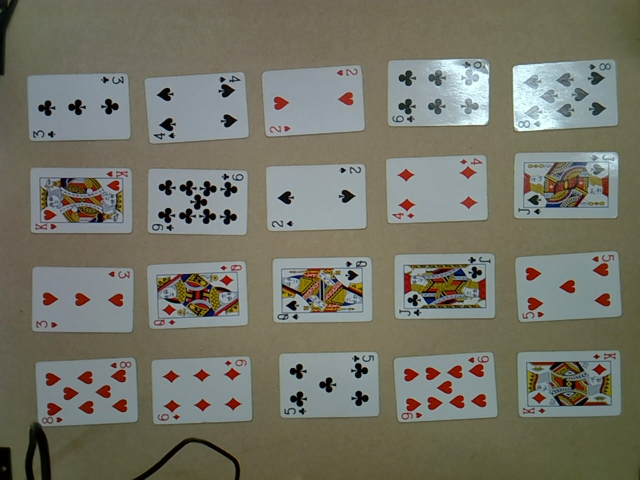
#> input picture 2025-02-03-151229.jpg, 1280 x 960 px (shown at 1/2 size)
$ python -i shapecomp.py   (imports and definitions only)
#> lines starting #> are read from the running program, lines starting #| are printed output that depends on the picture
import os
import cv2 as cv
import numpy
from numpy.ma.core import alltrue


class ShapeComp:
    def __init__(self, images):
        if not all(map(lambda x: ShapeComp.has_shape(x), images)):
            raise ValueError("=== ALL IMAGES MUST HAVE SHAPE ===\n\n")

        self._images = images
        self._orb = cv.ORB_create()

        self._SIMILARITY_THRESHOLD = 0.7

    # [5 lines left out: function add, not called in this run]

    def has_shape(image:numpy.ndarray) -> bool:
        """Determines if a card contains shapes using contour analysis."""
        gray = cv.cvtColor(image, cv.COLOR_BGR2GRAY)

        # Edge detection
        edges = cv.Canny(gray, 50, 150)

        # Find contours
        contours, _ = cv.findContours(edges, cv.RETR_EXTERNAL, cv.CHAIN_APPROX_SIMPLE)

        # Filter out small noise
        shape_count = sum(1 for cnt in contours if cv.contourArea(cnt) > 500)

        return shape_count > 0  # If shapes are detected, it's a shape card

    # [40 lines left out: functions _feature_matching, compare, not called in this run]

>>> import cv2
>>> picture = cv2.imread('../2025-02-03-151229.jpg', cv2.IMREAD_GRAYSCALE)
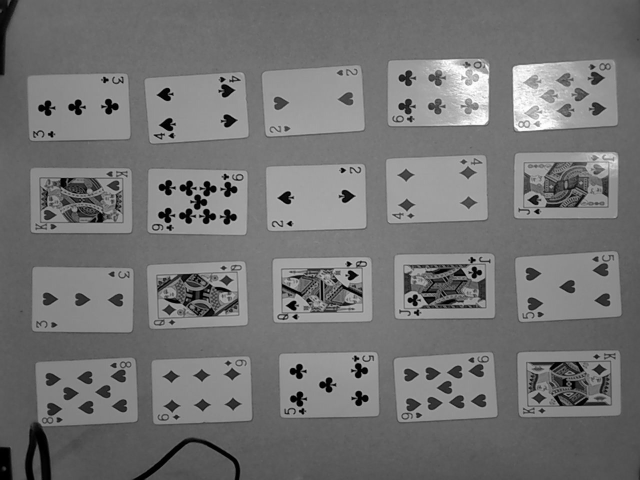
#> picture: shape (960, 1280) (shown at 1/2 size); min 0, max 255, mean 114.9
#> (the run stopped early here; a loop or call above may not have finished)
